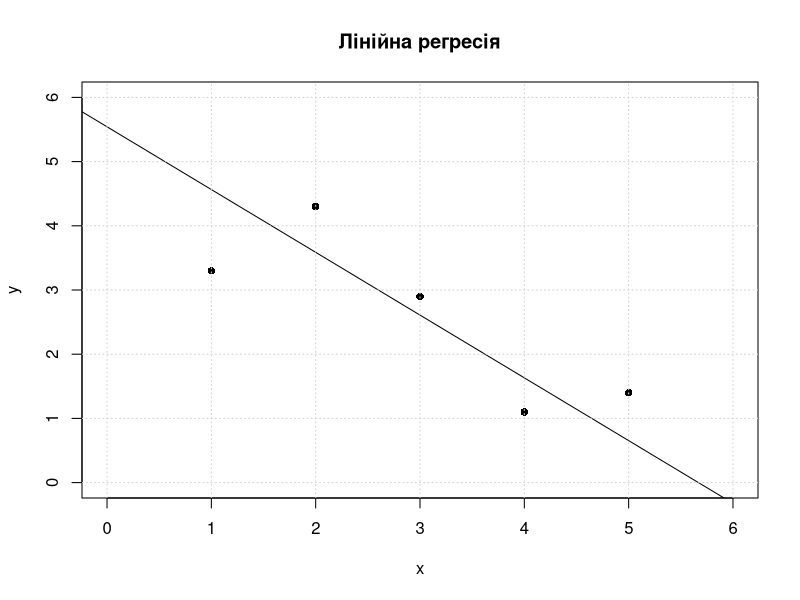

The R source for this figure:
x <- 1:5
y <- c(3.3, 4.3, 2.9, 1.1, 1.4)

k <- (mean(x*y) - mean(x)*mean(y)) / (mean(x^2) - mean(x)^2)
b <- mean(y) - k * mean(x)

plot(x, y, main = "Лінійна регресія", pch = 16, xlim = c(0, 6), ylim = c(0, 6))
abline(lm(x ~ y))
grid()